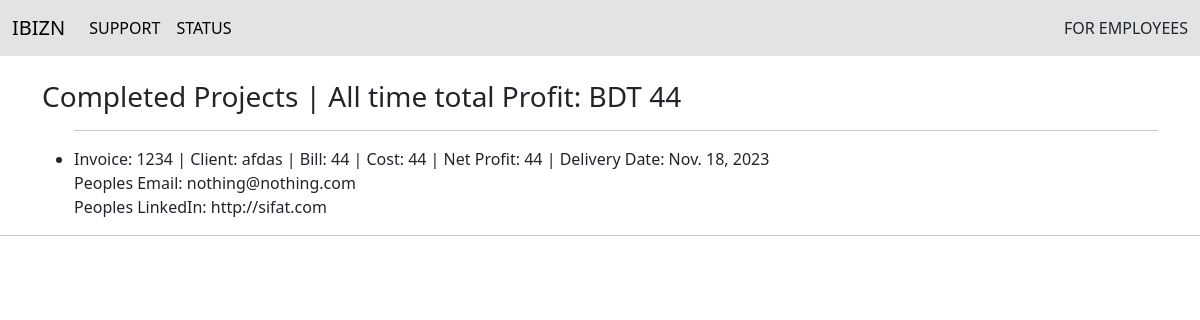
The page /completed-projects/ (signed in) on the database its author committed.
### core/models.py (models this page shows, shortened)
class Completed_Project(models.Model):
    invoice = models.CharField(max_length=100, blank=False, null=False)
    client = models.ForeignKey(Client, on_delete=models.SET_NULL, blank=False, null=True)
    services = models.TextField(default='null')
    bill = models.IntegerField(blank=False, null=False)
    cost = models.IntegerField(blank=False, null=False)
    profit = models.IntegerField(blank=False, null=False)
    delivery_date = models.DateField(blank=False, null=False)
    warranty = models.DateField(blank=False, null=False)
    created = models.DateTimeField(auto_now_add=True)
    freelancer_linkedIn = models.URLField(default="sifat.com")
    freelancer_email = models.EmailField(default='nothing@nothing.com')
    url = models.TextField(default='null', blank=True, null=True)
    class Meta:
        ordering = ["-created"]

class Client(models.Model):
    name = models.CharField(max_length=200, blank=False, null=False)
    email = models.EmailField(blank=False, null=False)
    phone = models.CharField(max_length=100, blank=False, null=False)
    def __str__(self) -> str:
        return self.name

### core/views.py (the view)
# urls.py: path('completed-projects/', views.completed_projects, name='completed_projects'),
@login_required(login_url='backend')
def completed_projects(request):
    projects = Completed_Project.objects.all()
    profit = 0
    for i in projects:
        profit += i.profit
    return render(request ,'core/projects.html', {"projects":projects, 'profit': profit})

### core/templates/core/projects.html
{% extends 'core/main.html' %}
{% block content %}
{% if user.is_authenticated %}
<br>
<div class="container">
    <h3>Completed Projects | All time total Profit: BDT {{profit}}</h3>
    <ul>
        {% for project in projects %}
        <hr>
        <li>Invoice: {{project.invoice}} | Client: {{project.client}} | Bill: {{project.bill}} | Cost: {{project.cost}}
            | Net Profit: {{project.profit}} |
            Delivery Date: {{project.delivery_date}} <br> Peoples Email: {{project.freelancer_email}}<br>
            Peoples LinkedIn: {{project.freelancer_linkedIn}}
        </li>
        {% endfor %}
    </ul>
</div>
<hr>
{% endif %}
{% endblock content %}

### rows shown on the page
Completed_Project: invoice "1234", client "afdas", bill "44", cost "44", profit "44", delivery_date "Nov. 18, 2023", freelancer_email "nothing@nothing.com", freelancer_linkedIn "http://sifat.com"

### other values the page prints
{{ profit }} "44"
